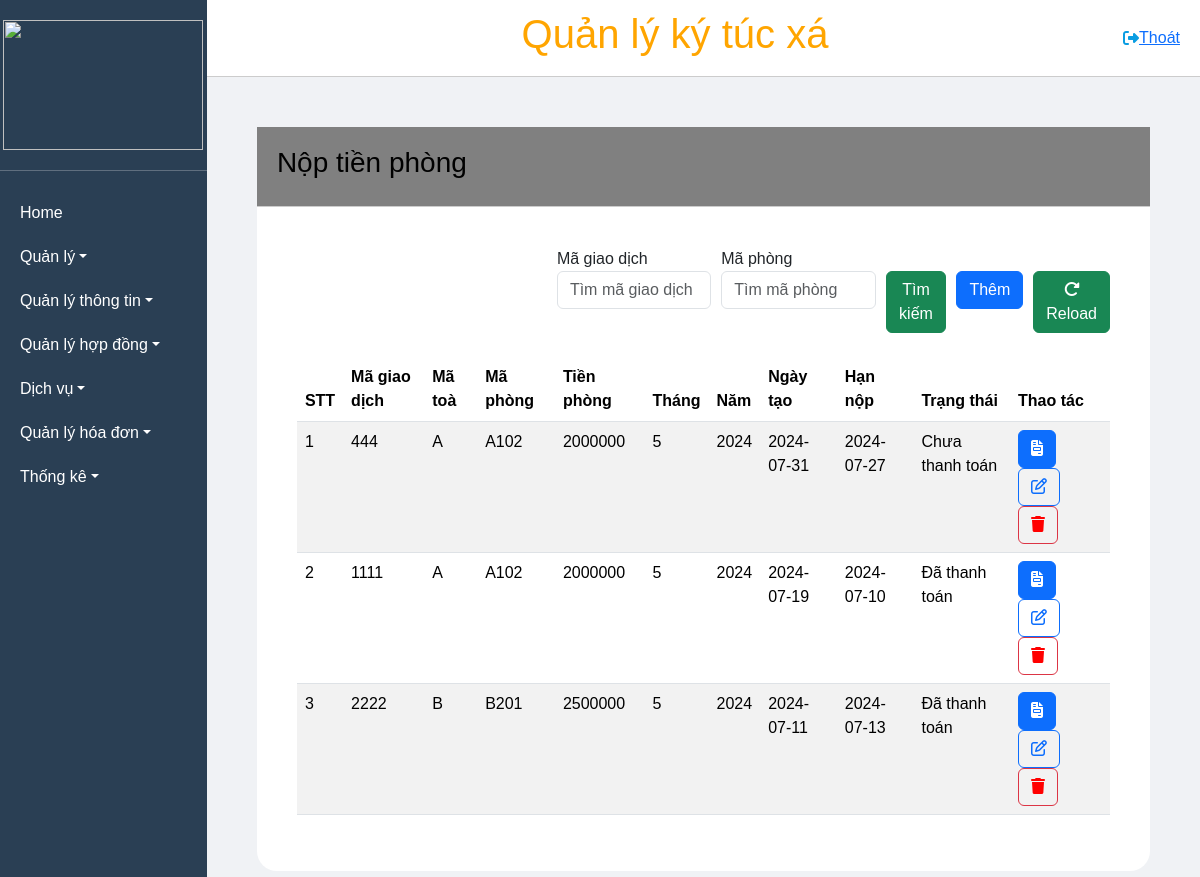
The app's page /NopTienPhong with its own data.
### tables this page shows
CREATE TABLE `noptienphong` (
  `maGiaoDich` int(11) NOT NULL,
  `maToa` varchar(50) NOT NULL,
  `maPhong` varchar(50) NOT NULL,
  `tienPhong` int(50) NOT NULL,
  `thang` int(10) NOT NULL,
  `nam` int(10) NOT NULL,
  `ngayNop` date NOT NULL,
  `ngayHetHan` date NOT NULL,
  `trangThai` varchar(50) NOT NULL
);

### MVC/Core/controller.php (called while the page is built, shortened)
<?php
class controller
{
    public function model($model)
    {
        return new $model;
    }
    public function view($view, $data = [])
    {
        require_once './MVC/Views/' . $view . '.php';
    }
}

### MVC/Controllers/NopTienPhong.php (called while the page is built, shortened)
<?php
class NopTienPhong extends controller
{
    public $noptienphong;
    function __construct()
    {
        $this->noptienphong = $this->model('NopTienPhong_m');
    }
    function Get_data()
    {
        $toa_sua = $this->noptienphong->get_all_toa();
        $dulieu = $this->noptienphong->noptienphong_all();
        $maphong = $this->noptienphong->get_all_phong();
        $maphong_sua = $this->noptienphong->get_all_phong();
        $this->view('Masterlayout', [
            'page' => 'NopTienPhong_v',
            'maphong' => $maphong,
            'dulieu' => $dulieu,
            'toa_sua' => $toa_sua,
            'maphong_sua' => $maphong_sua
        ]);
    }
}

### MVC/Core/app.php (called while the page is built, shortened)
<?php
class app
{
    protected $action = 'Get_data';
    function __construct()
    {
        $arr = $this->processURL();
        if ($arr != null) {
            if (file_exists('./MVC/Controllers/' . $arr[0] . '.php')) {
                unset($arr[0]);
            }
        }
        $this->controller = new $this->controller;
        $this->param = $arr ? array_values($arr) : [];
        call_user_func_array([$this->controller, $this->action], $this->param);
    }
    function processURL()
    {
        if (isset($_GET['url'])) {
            return explode('/', filter_var(trim($_GET['url']), FILTER_DEFAULT));
        }
    }
}

### index.php (called while the page is built, shortened)
<?php
$app = new app();
?>

### MVC/Core/connectDB.php (called while the page is built, shortened)
<?php
class connectDB
{
    protected $serverName = "localhost";
    protected $userName = "root";
    protected $pwd = "";
    protected $dbName = "qlktx";
    function __construct()
    {
        $this->conn = mysqli_connect($this->serverName, $this->userName, $this->pwd, $this->dbName);
    }
}

### MVC/Models/NopTienPhong_m.php (called while the page is built, shortened)
<?php
class NopTienPhong_m extends connectDB
{
    public function noptienphong_all()
    {
        $sql = "SELECT * FROM noptienphong";
        return mysqli_query($this->conn, $sql);
    }
}

### MVC/Views/Pages/NopTienPhong_v.php (the view, shortened to what this page needs)
<!DOCTYPE html>
<html lang="en">
<head>
</head>
<body>
    <div class="main">
        <div class="header">
            <h3>Nộp tiền phòng</h3>
        </div>
        <form method="post" action="http://localhost/QuanLyKyTucXa_new/NopTienPhong/timkiem">
            <div class="form-inline" id="wrapper1">
                <div class="head_timkiem" style = "padding-left: 260px;">
                    <div>
                        <label style="width: 100px;">Mã giao dịch</label>
                        <input type="text" placeholder="Tìm mã giao dịch" class="form-control" name="txtMaGiaoDich" value="<?php echo isset($_POST['txtMaGiaoDich']) ? htmlspecialchars($_POST['txtMaGiaoDich']) : ''; ?>">
                    </div>
                    <div>
                        <label style="width: 100px;">Mã phòng</label>
                        <input type="text" placeholder="Tìm mã phòng" class="form-control" name="txtMaPhong" value="<?php echo isset($_POST['txtMaPhong']) ? htmlspecialchars($_POST['txtMaPhong']) : ''; ?>">
                    </div>
                    <div>
                        <button type="submit" style="margin: 24px 0px" class="btn btn-success" name="btnTimKiem">Tìm kiếm</button>
                    </div>
                    <div>
                        <button type="button" class="btn btn-primary" data-bs-toggle="modal" data-bs-target="#addServiceModal" style = "margin-top: 24px;"> Thêm </button>
                    </div>
                    <div>
                        <a href="http://localhost/QuanLyKyTucXa_new/NopTienPhong" style="margin: 24px 0px" class="btn btn-success" name="btnReLoad"><i class="fa-solid fa-rotate-right"></i> Reload</a>
                    </div>
                </div>
                <table class="table table-striped">
                    <thead>
                        <tr>
                            <th>STT</th>
                            <th>Mã giao dịch</th>
                            <th>Mã toà</th>
                            <th>Mã phòng</th>
                            <th>Tiền phòng</th>
                            <th>Tháng</th>
                            <th>Năm</th>
                            <th>Ngày tạo</th>
                            <th>Hạn nộp</th>
                            <th>Trạng thái</th>
                            <th>Thao tác</th>
                        </tr>
                    </thead>
                    <tbody>
                        <?php
                        $i = 1;
                        if (isset($data['dulieu']) && mysqli_num_rows($data['dulieu']) > 0) {
                            while ($row = mysqli_fetch_assoc($data['dulieu'])) {
                        ?>
                                <tr>
                                    <td><?php echo htmlspecialchars($i++) ?></td>
                                    <td><?php echo htmlspecialchars($row['maGiaoDich']) ?></td>
                                    <td><?php echo htmlspecialchars($row['maToa']) ?></td>
                                    <td><?php echo htmlspecialchars($row['maPhong']) ?></td>
                                    <td><?php echo htmlspecialchars($row['tienPhong']) ?></td>
                                    <td><?php echo htmlspecialchars($row['thang']) ?></td>
                                    <td><?php echo htmlspecialchars($row['nam']) ?></td>
                                    <td><?php echo htmlspecialchars($row['ngayNop']) ?></td>
                                    <td><?php echo htmlspecialchars($row['ngayHetHan']) ?></td>
                                    <td><?php echo htmlspecialchars($row['trangThai']) ?></td>
                                    <td>
                                        <a class="btn btn-primary" data-bs-toggle="modal" data-bs-target="#ExPortModal" onclick="hienThiDuLieuHoaDon('<?php echo htmlspecialchars(json_encode($row)) ?>')"><i class="fa-solid fa-file-invoice"></i></a>
                                        <a class="btn btn-outline-primary" data-bs-toggle="modal" data-bs-target="#editServiceModal" onclick="hienThiMaGiaoDich('<?php echo htmlspecialchars(json_encode($row)) ?>')"><i class="fa-regular fa-pen-to-square"></i></a>
                                        <a onclick="return confirm('Bạn có muốn xóa dịch vụ này không?');" href="http://localhost/QuanLyKyTucXa_new/NopTienPhong/xoa/<?php echo $row['maGiaoDich'] ?>" class="btn btn-outline-danger"><i style="color: red;" class="fa-solid fa-trash"></i></a>
                                    </td>
                                </tr>
                        <?php
                            }
                        }
                        ?>
                    </tbody>
                </table>
            </div>
        </form>
    </div>
</body>
</html>

### Public/CSS/style.css (style rules this page uses)
* { padding: 0; margin: 0; box-sizing: border-box; }
.header { display: flex; align-items: center; justify-content:space-between ; padding: 20px; }
.main { height: 700px; background-color: #fff; border-radius: 20px; margin: 50px 50px 50px 50px ; }
body { background-color: #F0F2F5; }
.head_timkiem { padding-left: 30px; display: flex; gap: 10px }

### Public/CSS/master.css (style rules this page uses)
* { margin: 0; padding: 0; box-sizing: border-box; font-family: Arial, sans-serif; }
html, body { height: 100%; overflow: hidden; }
.header { background-color: grey; padding: 10px 20px; border-bottom: 1px solid #ccc; height: 80px; display: flex; justify-content: space-between; align-items: center; color: black; }

### Public/CSS/l1.css (style rules this page uses)
.form-inline { border-radius: 20px; background-color: white; padding: 40px; text-align: left; }

### MVC/Views/Pages/NopTienPhong_v.php (style rules this page uses)
.form-inline { border-radius: 20px; background-color: white; padding: 40px; text-align: left; }

### records on screen
noptienphong: maGiaoDich "444", maToa "A", maPhong "A102", tienPhong "2000000", thang "5", nam "2024", ngayNop "2024-07-31", ngayHetHan "2024-07-27", trangThai "Chưa thanh toán"
noptienphong: maGiaoDich "1111", maToa "A", maPhong "A102", tienPhong "2000000", thang "5", nam "2024", ngayNop "2024-07-19", ngayHetHan "2024-07-10", trangThai "Đã thanh toán"
noptienphong: maGiaoDich "2222", maToa "B", maPhong "B201", tienPhong "2500000", thang "5", nam "2024", ngayNop "2024-07-11", ngayHetHan "2024-07-13", trangThai "Đã thanh toán"
